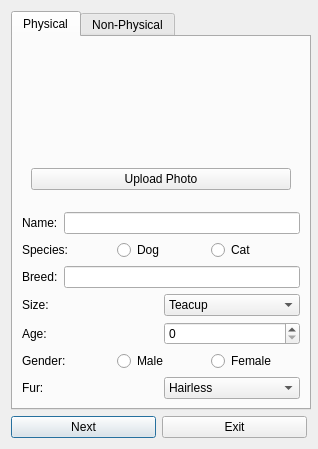
<?xml version="1.0" encoding="UTF-8"?>
<ui version="4.0">
 <class>AddAnimal</class>
 <widget class="QDialog" name="AddAnimal">
  <property name="geometry">
   <rect>
    <x>0</x>
    <y>0</y>
    <width>318</width>
    <height>449</height>
   </rect>
  </property>
  <property name="minimumSize">
   <size>
    <width>300</width>
    <height>425</height>
   </size>
  </property>
  <property name="maximumSize">
   <size>
    <width>318</width>
    <height>449</height>
   </size>
  </property>
  <property name="windowTitle">
   <string>Dialog</string>
  </property>
  <layout class="QGridLayout" name="gridLayout">
   <item row="1" column="0">
    <widget class="QPushButton" name="bSubmit">
     <property name="text">
      <string>Next</string>
     </property>
    </widget>
   </item>
   <item row="1" column="1">
    <widget class="QPushButton" name="bExit">
     <property name="text">
      <string>Exit</string>
     </property>
    </widget>
   </item>
   <item row="0" column="0" colspan="2">
    <widget class="QTabWidget" name="Tabs">
     <property name="minimumSize">
      <size>
       <width>300</width>
       <height>0</height>
      </size>
     </property>
     <property name="maximumSize">
      <size>
       <width>300</width>
       <height>400</height>
      </size>
     </property>
     <property name="currentIndex">
      <number>0</number>
     </property>
     <widget class="QWidget" name="tabPhysical">
      <attribute name="title">
       <string>Physical</string>
      </attribute>
      <layout class="QVBoxLayout" name="verticalLayout_3">
       <item>
        <widget class="QWidget" name="widget_3" native="true">
         <layout class="QVBoxLayout" name="verticalLayout_5">
          <item>
           <widget class="QLabel" name="lbAnimalPhoto">
            <property name="minimumSize">
             <size>
              <width>218</width>
              <height>95</height>
             </size>
            </property>
            <property name="maximumSize">
             <size>
              <width>218</width>
              <height>95</height>
             </size>
            </property>
            <property name="text">
             <string/>
            </property>
           </widget>
          </item>
          <item>
           <widget class="QPushButton" name="bUpload">
            <property name="text">
             <string>Upload Photo</string>
            </property>
           </widget>
          </item>
         </layout>
        </widget>
       </item>
       <item>
        <layout class="QVBoxLayout" name="verticalLayout_2">
         <item>
          <layout class="QHBoxLayout" name="Name">
           <item>
            <widget class="QLabel" name="lbName">
             <property name="text">
              <string>Name:</string>
             </property>
            </widget>
           </item>
           <item>
            <widget class="QLineEdit" name="txtNameBox"/>
           </item>
          </layout>
         </item>
         <item>
          <layout class="QHBoxLayout" name="Species">
           <item>
            <widget class="QLabel" name="lbSpecies">
             <property name="text">
              <string>Species:</string>
             </property>
            </widget>
           </item>
           <item>
            <widget class="QRadioButton" name="rbDog">
             <property name="text">
              <string>Dog</string>
             </property>
             <property name="checked">
              <bool>false</bool>
             </property>
             <attribute name="buttonGroup">
              <string notr="true">groupBreed</string>
             </attribute>
            </widget>
           </item>
           <item>
            <widget class="QRadioButton" name="rbCat">
             <property name="text">
              <string>Cat</string>
             </property>
             <attribute name="buttonGroup">
              <string notr="true">groupBreed</string>
             </attribute>
            </widget>
           </item>
          </layout>
         </item>
         <item>
          <layout class="QHBoxLayout" name="Breed">
           <item>
            <widget class="QLabel" name="lbBreed">
             <property name="text">
              <string>Breed:</string>
             </property>
            </widget>
           </item>
           <item>
            <widget class="QLineEdit" name="txtBreedBox"/>
           </item>
          </layout>
         </item>
         <item>
          <layout class="QHBoxLayout" name="Size">
           <item>
            <widget class="QLabel" name="label">
             <property name="text">
              <string>Size:</string>
             </property>
            </widget>
           </item>
           <item>
            <widget class="QComboBox" name="cbSize">
             <item>
              <property name="text">
               <string>Teacup</string>
              </property>
             </item>
             <item>
              <property name="text">
               <string>Small</string>
              </property>
             </item>
             <item>
              <property name="text">
               <string>Medium</string>
              </property>
             </item>
             <item>
              <property name="text">
               <string>Large</string>
              </property>
             </item>
            </widget>
           </item>
          </layout>
         </item>
         <item>
          <layout class="QHBoxLayout" name="Age">
           <item>
            <widget class="QLabel" name="lbAge">
             <property name="text">
              <string>Age:</string>
             </property>
            </widget>
           </item>
           <item>
            <widget class="QSpinBox" name="sbAge"/>
           </item>
          </layout>
         </item>
         <item>
          <layout class="QHBoxLayout" name="Gender">
           <item>
            <widget class="QLabel" name="lbGender">
             <property name="text">
              <string>Gender:</string>
             </property>
            </widget>
           </item>
           <item>
            <widget class="QRadioButton" name="rbMale">
             <property name="text">
              <string>Male</string>
             </property>
             <property name="checked">
              <bool>false</bool>
             </property>
             <attribute name="buttonGroup">
              <string notr="true">groupGender</string>
             </attribute>
            </widget>
           </item>
           <item>
            <widget class="QRadioButton" name="rbFemale">
             <property name="text">
              <string>Female</string>
             </property>
             <attribute name="buttonGroup">
              <string notr="true">groupGender</string>
             </attribute>
            </widget>
           </item>
          </layout>
         </item>
         <item>
          <layout class="QHBoxLayout" name="Fur">
           <item>
            <widget class="QLabel" name="lbFur">
             <property name="text">
              <string>Fur: </string>
             </property>
            </widget>
           </item>
           <item>
            <widget class="QComboBox" name="cbFur">
             <item>
              <property name="text">
               <string>Hairless</string>
              </property>
             </item>
             <item>
              <property name="text">
               <string>Short</string>
              </property>
             </item>
             <item>
              <property name="text">
               <string>Long</string>
              </property>
             </item>
            </widget>
           </item>
          </layout>
         </item>
        </layout>
       </item>
      </layout>
     </widget>
     <widget class="QWidget" name="tabNonPhysical">
      <attribute name="title">
       <string>Non-Physical</string>
      </attribute>
      <widget class="QWidget" name="widget" native="true">
       <property name="geometry">
        <rect>
         <x>0</x>
         <y>20</y>
         <width>291</width>
         <height>221</height>
        </rect>
       </property>
       <property name="minimumSize">
        <size>
         <width>291</width>
         <height>221</height>
        </size>
       </property>
       <widget class="QWidget" name="layoutWidget">
        <property name="geometry">
         <rect>
          <x>0</x>
          <y>0</y>
          <width>279</width>
          <height>19</height>
         </rect>
        </property>
        <layout class="QHBoxLayout" name="likesTravelling">
         <item>
          <widget class="QLabel" name="lbLikesTravel">
           <property name="minimumSize">
            <size>
             <width>150</width>
             <height>0</height>
            </size>
           </property>
           <property name="maximumSize">
            <size>
             <width>150</width>
             <height>100</height>
            </size>
           </property>
           <property name="text">
            <string>Likes travelling:</string>
           </property>
          </widget>
         </item>
         <item>
          <layout class="QHBoxLayout" name="horizontalLayout">
           <item>
            <widget class="QRadioButton" name="rbTravel1">
             <property name="text">
              <string/>
             </property>
             <attribute name="buttonGroup">
              <string notr="true">groupTravel</string>
             </attribute>
            </widget>
           </item>
           <item>
            <widget class="QRadioButton" name="rbTravel2">
             <property name="text">
              <string/>
             </property>
             <attribute name="buttonGroup">
              <string notr="true">groupTravel</string>
             </attribute>
            </widget>
           </item>
           <item>
            <widget class="QRadioButton" name="rbTravel3">
             <property name="text">
              <string/>
             </property>
             <property name="checked">
              <bool>false</bool>
             </property>
             <attribute name="buttonGroup">
              <string notr="true">groupTravel</string>
             </attribute>
            </widget>
           </item>
           <item>
            <widget class="QRadioButton" name="rbTravel4">
             <property name="text">
              <string/>
             </property>
             <attribute name="buttonGroup">
              <string notr="true">groupTravel</string>
             </attribute>
            </widget>
           </item>
           <item>
            <widget class="QRadioButton" name="rbTravel5">
             <property name="text">
              <string/>
             </property>
             <attribute name="buttonGroup">
              <string notr="true">groupTravel</string>
             </attribute>
            </widget>
           </item>
          </layout>
         </item>
        </layout>
       </widget>
       <widget class="QWidget" name="layoutWidget_10">
        <property name="geometry">
         <rect>
          <x>0</x>
          <y>200</y>
          <width>279</width>
          <height>19</height>
         </rect>
        </property>
        <layout class="QHBoxLayout" name="messy">
         <item>
          <widget class="QLabel" name="lbMessy">
           <property name="minimumSize">
            <size>
             <width>150</width>
             <height>0</height>
            </size>
           </property>
           <property name="maximumSize">
            <size>
             <width>150</width>
             <height>100</height>
            </size>
           </property>
           <property name="text">
            <string>Is messy:</string>
           </property>
          </widget>
         </item>
         <item>
          <layout class="QHBoxLayout" name="horizontalLayout_14">
           <item>
            <widget class="QRadioButton" name="rbMessy1">
             <property name="text">
              <string/>
             </property>
             <attribute name="buttonGroup">
              <string notr="true">groupMessy</string>
             </attribute>
            </widget>
           </item>
           <item>
            <widget class="QRadioButton" name="rbMessy2">
             <property name="text">
              <string/>
             </property>
             <attribute name="buttonGroup">
              <string notr="true">groupMessy</string>
             </attribute>
            </widget>
           </item>
           <item>
            <widget class="QRadioButton" name="rbMessy4">
             <property name="text">
              <string/>
             </property>
             <property name="checked">
              <bool>false</bool>
             </property>
             <attribute name="buttonGroup">
              <string notr="true">groupMessy</string>
             </attribute>
            </widget>
           </item>
           <item>
            <widget class="QRadioButton" name="rbMessy5">
             <property name="text">
              <string/>
             </property>
             <attribute name="buttonGroup">
              <string notr="true">groupMessy</string>
             </attribute>
            </widget>
           </item>
           <item>
            <widget class="QRadioButton" name="rbMessy3">
             <property name="text">
              <string/>
             </property>
             <attribute name="buttonGroup">
              <string notr="true">groupMessy</string>
             </attribute>
            </widget>
           </item>
          </layout>
         </item>
        </layout>
       </widget>
       <widget class="QWidget" name="layoutWidget_2">
        <property name="geometry">
         <rect>
          <x>0</x>
          <y>40</y>
          <width>279</width>
          <height>19</height>
         </rect>
        </property>
        <layout class="QHBoxLayout" name="goodWithAnimals">
         <item>
          <widget class="QLabel" name="lbGoodWithAnimals">
           <property name="minimumSize">
            <size>
             <width>150</width>
             <height>0</height>
            </size>
           </property>
           <property name="maximumSize">
            <size>
             <width>150</width>
             <height>100</height>
            </size>
           </property>
           <property name="text">
            <string>Good with animals:</string>
           </property>
          </widget>
         </item>
         <item>
          <layout class="QHBoxLayout" name="horizontalLayout_6">
           <item>
            <widget class="QRadioButton" name="rbGdAnimals1">
             <property name="text">
              <string/>
             </property>
             <attribute name="buttonGroup">
              <string notr="true">groupGoodAnimals</string>
             </attribute>
            </widget>
           </item>
           <item>
            <widget class="QRadioButton" name="rbGdAnimals2">
             <property name="text">
              <string/>
             </property>
             <attribute name="buttonGroup">
              <string notr="true">groupGoodAnimals</string>
             </attribute>
            </widget>
           </item>
           <item>
            <widget class="QRadioButton" name="rbGdAnimals3">
             <property name="text">
              <string/>
             </property>
             <property name="checked">
              <bool>false</bool>
             </property>
             <attribute name="buttonGroup">
              <string notr="true">groupGoodAnimals</string>
             </attribute>
            </widget>
           </item>
           <item>
            <widget class="QRadioButton" name="rbGdAnimals4">
             <property name="text">
              <string/>
             </property>
             <attribute name="buttonGroup">
              <string notr="true">groupGoodAnimals</string>
             </attribute>
            </widget>
           </item>
           <item>
            <widget class="QRadioButton" name="rbGdAnimals5">
             <property name="text">
              <string/>
             </property>
             <attribute name="buttonGroup">
              <string notr="true">groupGoodAnimals</string>
             </attribute>
            </widget>
           </item>
          </layout>
         </item>
        </layout>
       </widget>
       <widget class="QWidget" name="layoutWidget_8">
        <property name="geometry">
         <rect>
          <x>0</x>
          <y>100</y>
          <width>279</width>
          <height>19</height>
         </rect>
        </property>
        <layout class="QHBoxLayout" name="noise">
         <item>
          <widget class="QLabel" name="lbNoise">
           <property name="minimumSize">
            <size>
             <width>150</width>
             <height>0</height>
            </size>
           </property>
           <property name="maximumSize">
            <size>
             <width>150</width>
             <height>100</height>
            </size>
           </property>
           <property name="text">
            <string>Good with loud noise:</string>
           </property>
          </widget>
         </item>
         <item>
          <layout class="QHBoxLayout" name="horizontalLayout_12">
           <item>
            <widget class="QRadioButton" name="rbNoise1">
             <property name="text">
              <string/>
             </property>
             <attribute name="buttonGroup">
              <string notr="true">groupNoise</string>
             </attribute>
            </widget>
           </item>
           <item>
            <widget class="QRadioButton" name="rbNoise2">
             <property name="text">
              <string/>
             </property>
             <attribute name="buttonGroup">
              <string notr="true">groupNoise</string>
             </attribute>
            </widget>
           </item>
           <item>
            <widget class="QRadioButton" name="rbNoise3">
             <property name="text">
              <string/>
             </property>
             <property name="checked">
              <bool>false</bool>
             </property>
             <attribute name="buttonGroup">
              <string notr="true">groupNoise</string>
             </attribute>
            </widget>
           </item>
           <item>
            <widget class="QRadioButton" name="rbNoise4">
             <property name="text">
              <string/>
             </property>
             <attribute name="buttonGroup">
              <string notr="true">groupNoise</string>
             </attribute>
            </widget>
           </item>
           <item>
            <widget class="QRadioButton" name="rbNoise5">
             <property name="text">
              <string/>
             </property>
             <attribute name="buttonGroup">
              <string notr="true">groupNoise</string>
             </attribute>
            </widget>
           </item>
          </layout>
         </item>
        </layout>
       </widget>
       <widget class="QWidget" name="layoutWidget">
        <property name="geometry">
         <rect>
          <x>0</x>
          <y>20</y>
          <width>279</width>
          <height>19</height>
         </rect>
        </property>
        <layout class="QHBoxLayout" name="goodWithChildren">
         <item>
          <widget class="QLabel" name="lbGoodWithChildren">
           <property name="minimumSize">
            <size>
             <width>150</width>
             <height>0</height>
            </size>
           </property>
           <property name="maximumSize">
            <size>
             <width>150</width>
             <height>100</height>
            </size>
           </property>
           <property name="text">
            <string>Good with children:</string>
           </property>
          </widget>
         </item>
         <item>
          <layout class="QHBoxLayout" name="horizontalLayout_4">
           <item>
            <widget class="QRadioButton" name="rbChildren1">
             <property name="text">
              <string/>
             </property>
             <attribute name="buttonGroup">
              <string notr="true">groupChildren</string>
             </attribute>
            </widget>
           </item>
           <item>
            <widget class="QRadioButton" name="rbChildren2">
             <property name="text">
              <string/>
             </property>
             <attribute name="buttonGroup">
              <string notr="true">groupChildren</string>
             </attribute>
            </widget>
           </item>
           <item>
            <widget class="QRadioButton" name="rbChildren3">
             <property name="text">
              <string/>
             </property>
             <property name="checked">
              <bool>false</bool>
             </property>
             <attribute name="buttonGroup">
              <string notr="true">groupChildren</string>
             </attribute>
            </widget>
           </item>
           <item>
            <widget class="QRadioButton" name="rbChildren4">
             <property name="text">
              <string/>
             </property>
             <attribute name="buttonGroup">
              <string notr="true">groupChildren</string>
             </attribute>
            </widget>
           </item>
           <item>
            <widget class="QRadioButton" name="rbChildren5">
             <property name="text">
              <string/>
             </property>
             <attribute name="buttonGroup">
              <string notr="true">groupChildren</string>
             </attribute>
            </widget>
           </item>
          </layout>
         </item>
        </layout>
       </widget>
       <widget class="QWidget" name="layoutWidget_9">
        <property name="geometry">
         <rect>
          <x>0</x>
          <y>180</y>
          <width>279</width>
          <height>19</height>
         </rect>
        </property>
        <layout class="QHBoxLayout" name="affection">
         <item>
          <widget class="QLabel" name="lbAffection">
           <property name="minimumSize">
            <size>
             <width>150</width>
             <height>0</height>
            </size>
           </property>
           <property name="maximumSize">
            <size>
             <width>150</width>
             <height>100</height>
            </size>
           </property>
           <property name="text">
            <string>Is affectionate:</string>
           </property>
          </widget>
         </item>
         <item>
          <layout class="QHBoxLayout" name="horizontalLayout_13">
           <item>
            <widget class="QRadioButton" name="rbAffection1">
             <property name="text">
              <string/>
             </property>
             <attribute name="buttonGroup">
              <string notr="true">groupAffection</string>
             </attribute>
            </widget>
           </item>
           <item>
            <widget class="QRadioButton" name="rbAffection2">
             <property name="text">
              <string/>
             </property>
             <attribute name="buttonGroup">
              <string notr="true">groupAffection</string>
             </attribute>
            </widget>
           </item>
           <item>
            <widget class="QRadioButton" name="rbAffection3">
             <property name="text">
              <string/>
             </property>
             <property name="checked">
              <bool>false</bool>
             </property>
             <attribute name="buttonGroup">
              <string notr="true">groupAffection</string>
             </attribute>
            </widget>
           </item>
           <item>
            <widget class="QRadioButton" name="rbAffection4">
             <property name="text">
              <string/>
             </property>
             <attribute name="buttonGroup">
              <string notr="true">groupAffection</string>
             </attribute>
            </widget>
           </item>
           <item>
            <widget class="QRadioButton" name="rbAffection5">
             <property name="text">
              <string/>
             </property>
             <attribute name="buttonGroup">
              <string notr="true">groupAffection</string>
             </attribute>
            </widget>
           </item>
          </layout>
         </item>
        </layout>
       </widget>
       <widget class="QWidget" name="layoutWidget_3">
        <property name="geometry">
         <rect>
          <x>0</x>
          <y>140</y>
          <width>279</width>
          <height>19</height>
         </rect>
        </property>
        <layout class="QHBoxLayout" name="lotsOfEnergy">
         <item>
          <widget class="QLabel" name="lbEnergy">
           <property name="minimumSize">
            <size>
             <width>150</width>
             <height>0</height>
            </size>
           </property>
           <property name="maximumSize">
            <size>
             <width>150</width>
             <height>100</height>
            </size>
           </property>
           <property name="text">
            <string>Lots of energy:</string>
           </property>
          </widget>
         </item>
         <item>
          <layout class="QHBoxLayout" name="horizontalLayout_7">
           <item>
            <widget class="QRadioButton" name="rbEnergy1">
             <property name="text">
              <string/>
             </property>
             <attribute name="buttonGroup">
              <string notr="true">groupEnergy</string>
             </attribute>
            </widget>
           </item>
           <item>
            <widget class="QRadioButton" name="rbEnergy2">
             <property name="text">
              <string/>
             </property>
             <attribute name="buttonGroup">
              <string notr="true">groupEnergy</string>
             </attribute>
            </widget>
           </item>
           <item>
            <widget class="QRadioButton" name="rbEnergy3">
             <property name="text">
              <string/>
             </property>
             <property name="checked">
              <bool>false</bool>
             </property>
             <attribute name="buttonGroup">
              <string notr="true">groupEnergy</string>
             </attribute>
            </widget>
           </item>
           <item>
            <widget class="QRadioButton" name="rbEnergy4">
             <property name="text">
              <string/>
             </property>
             <attribute name="buttonGroup">
              <string notr="true">groupEnergy</string>
             </attribute>
            </widget>
           </item>
           <item>
            <widget class="QRadioButton" name="rbEnergy5">
             <property name="text">
              <string/>
             </property>
             <attribute name="buttonGroup">
              <string notr="true">groupEnergy</string>
             </attribute>
            </widget>
           </item>
          </layout>
         </item>
        </layout>
       </widget>
       <widget class="QWidget" name="layoutWidget_7">
        <property name="geometry">
         <rect>
          <x>0</x>
          <y>80</y>
          <width>279</width>
          <height>19</height>
         </rect>
        </property>
        <layout class="QHBoxLayout" name="crowds">
         <item>
          <widget class="QLabel" name="lbCrowds">
           <property name="minimumSize">
            <size>
             <width>150</width>
             <height>0</height>
            </size>
           </property>
           <property name="maximumSize">
            <size>
             <width>150</width>
             <height>100</height>
            </size>
           </property>
           <property name="text">
            <string>Good in crowds:</string>
           </property>
          </widget>
         </item>
         <item>
          <layout class="QHBoxLayout" name="horizontalLayout_11">
           <item>
            <widget class="QRadioButton" name="rbCrowds1">
             <property name="text">
              <string/>
             </property>
             <attribute name="buttonGroup">
              <string notr="true">groupCrowds</string>
             </attribute>
            </widget>
           </item>
           <item>
            <widget class="QRadioButton" name="rbCrowds2">
             <property name="text">
              <string/>
             </property>
             <attribute name="buttonGroup">
              <string notr="true">groupCrowds</string>
             </attribute>
            </widget>
           </item>
           <item>
            <widget class="QRadioButton" name="rbCrowds3">
             <property name="text">
              <string/>
             </property>
             <property name="checked">
              <bool>false</bool>
             </property>
             <attribute name="buttonGroup">
              <string notr="true">groupCrowds</string>
             </attribute>
            </widget>
           </item>
           <item>
            <widget class="QRadioButton" name="rbCrowds4">
             <property name="text">
              <string/>
             </property>
             <attribute name="buttonGroup">
              <string notr="true">groupCrowds</string>
             </attribute>
            </widget>
           </item>
           <item>
            <widget class="QRadioButton" name="rbCrowds5">
             <property name="text">
              <string/>
             </property>
             <attribute name="buttonGroup">
              <string notr="true">groupCrowds</string>
             </attribute>
            </widget>
           </item>
          </layout>
         </item>
        </layout>
       </widget>
       <widget class="QWidget" name="layoutWidget_6">
        <property name="geometry">
         <rect>
          <x>0</x>
          <y>60</y>
          <width>279</width>
          <height>19</height>
         </rect>
        </property>
        <layout class="QHBoxLayout" name="strangers">
         <item>
          <widget class="QLabel" name="lbStrange">
           <property name="minimumSize">
            <size>
             <width>150</width>
             <height>0</height>
            </size>
           </property>
           <property name="maximumSize">
            <size>
             <width>150</width>
             <height>100</height>
            </size>
           </property>
           <property name="text">
            <string>Good with strangers:</string>
           </property>
          </widget>
         </item>
         <item>
          <layout class="QHBoxLayout" name="horizontalLayout_10">
           <item>
            <widget class="QRadioButton" name="rbStrange1">
             <property name="text">
              <string/>
             </property>
             <attribute name="buttonGroup">
              <string notr="true">groupStrange</string>
             </attribute>
            </widget>
           </item>
           <item>
            <widget class="QRadioButton" name="rbStrange2">
             <property name="text">
              <string/>
             </property>
             <attribute name="buttonGroup">
              <string notr="true">groupStrange</string>
             </attribute>
            </widget>
           </item>
           <item>
            <widget class="QRadioButton" name="rbStrange3">
             <property name="text">
              <string/>
             </property>
             <property name="checked">
              <bool>false</bool>
             </property>
             <attribute name="buttonGroup">
              <string notr="true">groupStrange</string>
             </attribute>
            </widget>
           </item>
           <item>
            <widget class="QRadioButton" name="rbStrange4">
             <property name="text">
              <string/>
             </property>
             <attribute name="buttonGroup">
              <string notr="true">groupStrange</string>
             </attribute>
            </widget>
           </item>
           <item>
            <widget class="QRadioButton" name="rbStrange5">
             <property name="text">
              <string/>
             </property>
             <attribute name="buttonGroup">
              <string notr="true">groupStrange</string>
             </attribute>
            </widget>
           </item>
          </layout>
         </item>
        </layout>
       </widget>
       <widget class="QWidget" name="layoutWidget_5">
        <property name="geometry">
         <rect>
          <x>0</x>
          <y>120</y>
          <width>279</width>
          <height>19</height>
         </rect>
        </property>
        <layout class="QHBoxLayout" name="protect">
         <item>
          <widget class="QLabel" name="lbProtect">
           <property name="minimumSize">
            <size>
             <width>150</width>
             <height>0</height>
            </size>
           </property>
           <property name="maximumSize">
            <size>
             <width>150</width>
             <height>100</height>
            </size>
           </property>
           <property name="text">
            <string>Good home protector:</string>
           </property>
          </widget>
         </item>
         <item>
          <layout class="QHBoxLayout" name="horizontalLayout_9">
           <item>
            <widget class="QRadioButton" name="rbProtect1">
             <property name="text">
              <string/>
             </property>
             <attribute name="buttonGroup">
              <string notr="true">groupProtect</string>
             </attribute>
            </widget>
           </item>
           <item>
            <widget class="QRadioButton" name="rbProtect2">
             <property name="text">
              <string/>
             </property>
             <attribute name="buttonGroup">
              <string notr="true">groupProtect</string>
             </attribute>
            </widget>
           </item>
           <item>
            <widget class="QRadioButton" name="rbProtect3">
             <property name="text">
              <string/>
             </property>
             <property name="checked">
              <bool>false</bool>
             </property>
             <attribute name="buttonGroup">
              <string notr="true">groupProtect</string>
             </attribute>
            </widget>
           </item>
           <item>
            <widget class="QRadioButton" name="rbProtect4">
             <property name="text">
              <string/>
             </property>
             <attribute name="buttonGroup">
              <string notr="true">groupProtect</string>
             </attribute>
            </widget>
           </item>
           <item>
            <widget class="QRadioButton" name="rbProtect5">
             <property name="text">
              <string/>
             </property>
             <attribute name="buttonGroup">
              <string notr="true">groupProtect</string>
             </attribute>
            </widget>
           </item>
          </layout>
         </item>
        </layout>
       </widget>
       <widget class="QWidget" name="layoutWidget_4">
        <property name="geometry">
         <rect>
          <x>0</x>
          <y>160</y>
          <width>279</width>
          <height>19</height>
         </rect>
        </property>
        <layout class="QHBoxLayout" name="isVeryFearful">
         <item>
          <widget class="QLabel" name="lbFear">
           <property name="minimumSize">
            <size>
             <width>150</width>
             <height>0</height>
            </size>
           </property>
           <property name="maximumSize">
            <size>
             <width>150</width>
             <height>100</height>
            </size>
           </property>
           <property name="text">
            <string>Is fearful:</string>
           </property>
          </widget>
         </item>
         <item>
          <layout class="QHBoxLayout" name="horizontalLayout_8">
           <item>
            <widget class="QRadioButton" name="rbFear1">
             <property name="text">
              <string/>
             </property>
             <attribute name="buttonGroup">
              <string notr="true">groupFear</string>
             </attribute>
            </widget>
           </item>
           <item>
            <widget class="QRadioButton" name="rbFear2">
             <property name="text">
              <string/>
             </property>
             <attribute name="buttonGroup">
              <string notr="true">groupFear</string>
             </attribute>
            </widget>
           </item>
           <item>
            <widget class="QRadioButton" name="rbFear3">
             <property name="text">
              <string/>
             </property>
             <property name="checked">
              <bool>false</bool>
             </property>
             <attribute name="buttonGroup">
              <string notr="true">groupFear</string>
             </attribute>
            </widget>
           </item>
           <item>
            <widget class="QRadioButton" name="rbFear4">
             <property name="text">
              <string/>
             </property>
             <attribute name="buttonGroup">
              <string notr="true">groupFear</string>
             </attribute>
            </widget>
           </item>
           <item>
            <widget class="QRadioButton" name="rbFear5">
             <property name="text">
              <string/>
             </property>
             <attribute name="buttonGroup">
              <string notr="true">groupFear</string>
             </attribute>
            </widget>
           </item>
          </layout>
         </item>
        </layout>
       </widget>
      </widget>
      <widget class="QWidget" name="widget_2" native="true">
       <property name="geometry">
        <rect>
         <x>0</x>
         <y>240</y>
         <width>290</width>
         <height>111</height>
        </rect>
       </property>
       <property name="minimumSize">
        <size>
         <width>290</width>
         <height>0</height>
        </size>
       </property>
       <property name="maximumSize">
        <size>
         <width>290</width>
         <height>16777215</height>
        </size>
       </property>
       <layout class="QVBoxLayout" name="verticalLayout_4">
        <item>
         <widget class="Line" name="line">
          <property name="orientation">
           <enum>Qt::Horizontal</enum>
          </property>
         </widget>
        </item>
        <item>
         <layout class="QHBoxLayout" name="horizontalLayout_2">
          <item>
           <widget class="QLabel" name="lbHistory">
            <property name="text">
             <string>History:</string>
            </property>
           </widget>
          </item>
          <item>
           <widget class="QComboBox" name="cbHistory">
            <item>
             <property name="text">
              <string>Given up by owner</string>
             </property>
            </item>
            <item>
             <property name="text">
              <string>Street animal</string>
             </property>
            </item>
            <item>
             <property name="text">
              <string>Rescue</string>
             </property>
            </item>
            <item>
             <property name="text">
              <string>Unknown</string>
             </property>
            </item>
           </widget>
          </item>
         </layout>
        </item>
        <item>
         <layout class="QHBoxLayout" name="horizontalLayout_3">
          <item>
           <widget class="QRadioButton" name="rbIndoor">
            <property name="text">
             <string>Indoor</string>
            </property>
            <property name="checked">
             <bool>true</bool>
            </property>
            <attribute name="buttonGroup">
             <string notr="true">groupLifestyle</string>
            </attribute>
           </widget>
          </item>
          <item>
           <widget class="QRadioButton" name="rbOutdoor">
            <property name="text">
             <string>Outdoor</string>
            </property>
            <attribute name="buttonGroup">
             <string notr="true">groupLifestyle</string>
            </attribute>
           </widget>
          </item>
          <item>
           <widget class="QRadioButton" name="rbBoth">
            <property name="text">
             <string>Both</string>
            </property>
            <attribute name="buttonGroup">
             <string notr="true">groupLifestyle</string>
            </attribute>
           </widget>
          </item>
         </layout>
        </item>
        <item>
         <layout class="QHBoxLayout" name="horizontalLayout_15">
          <item>
           <widget class="QCheckBox" name="boxNocturnal">
            <property name="text">
             <string>Nocturnal</string>
            </property>
           </widget>
          </item>
          <item>
           <widget class="QCheckBox" name="boxAllergies">
            <property name="text">
             <string>Hypoallergenic</string>
            </property>
           </widget>
          </item>
         </layout>
        </item>
       </layout>
      </widget>
      <widget class="QLabel" name="label_2">
       <property name="geometry">
        <rect>
         <x>160</x>
         <y>0</y>
         <width>16</width>
         <height>17</height>
        </rect>
       </property>
       <property name="text">
        <string>1</string>
       </property>
      </widget>
      <widget class="QLabel" name="label_3">
       <property name="geometry">
        <rect>
         <x>180</x>
         <y>0</y>
         <width>21</width>
         <height>17</height>
        </rect>
       </property>
       <property name="text">
        <string>2</string>
       </property>
       <property name="alignment">
        <set>Qt::AlignCenter</set>
       </property>
      </widget>
      <widget class="QLabel" name="label_4">
       <property name="geometry">
        <rect>
         <x>200</x>
         <y>0</y>
         <width>21</width>
         <height>17</height>
        </rect>
       </property>
       <property name="text">
        <string>3</string>
       </property>
       <property name="alignment">
        <set>Qt::AlignRight|Qt::AlignTrailing|Qt::AlignVCenter</set>
       </property>
      </widget>
      <widget class="QLabel" name="label_5">
       <property name="geometry">
        <rect>
         <x>230</x>
         <y>0</y>
         <width>21</width>
         <height>17</height>
        </rect>
       </property>
       <property name="text">
        <string>4</string>
       </property>
       <property name="alignment">
        <set>Qt::AlignCenter</set>
       </property>
      </widget>
      <widget class="QLabel" name="label_6">
       <property name="geometry">
        <rect>
         <x>250</x>
         <y>0</y>
         <width>21</width>
         <height>17</height>
        </rect>
       </property>
       <property name="text">
        <string>5</string>
       </property>
       <property name="alignment">
        <set>Qt::AlignRight|Qt::AlignTrailing|Qt::AlignVCenter</set>
       </property>
      </widget>
     </widget>
    </widget>
   </item>
  </layout>
 </widget>
 <resources/>
 <connections/>
 <buttongroups>
  <buttongroup name="groupStrange">
   <property name="exclusive">
    <bool>true</bool>
   </property>
  </buttongroup>
  <buttongroup name="groupChildren">
   <property name="exclusive">
    <bool>true</bool>
   </property>
  </buttongroup>
  <buttongroup name="groupTravel">
   <property name="exclusive">
    <bool>true</bool>
   </property>
  </buttongroup>
  <buttongroup name="groupBreed">
   <property name="exclusive">
    <bool>true</bool>
   </property>
  </buttongroup>
  <buttongroup name="groupGoodAnimals">
   <property name="exclusive">
    <bool>true</bool>
   </property>
  </buttongroup>
  <buttongroup name="groupLifestyle">
   <property name="exclusive">
    <bool>true</bool>
   </property>
  </buttongroup>
  <buttongroup name="groupMessy">
   <property name="exclusive">
    <bool>true</bool>
   </property>
  </buttongroup>
  <buttongroup name="groupEnergy">
   <property name="exclusive">
    <bool>true</bool>
   </property>
  </buttongroup>
  <buttongroup name="groupNoise">
   <property name="exclusive">
    <bool>true</bool>
   </property>
  </buttongroup>
  <buttongroup name="groupFear">
   <property name="exclusive">
    <bool>true</bool>
   </property>
  </buttongroup>
  <buttongroup name="groupGender">
   <property name="exclusive">
    <bool>true</bool>
   </property>
  </buttongroup>
  <buttongroup name="groupAffection">
   <property name="exclusive">
    <bool>true</bool>
   </property>
  </buttongroup>
  <buttongroup name="groupCrowds">
   <property name="exclusive">
    <bool>true</bool>
   </property>
  </buttongroup>
  <buttongroup name="groupProtect">
   <property name="exclusive">
    <bool>true</bool>
   </property>
  </buttongroup>
 </buttongroups>
</ui>
